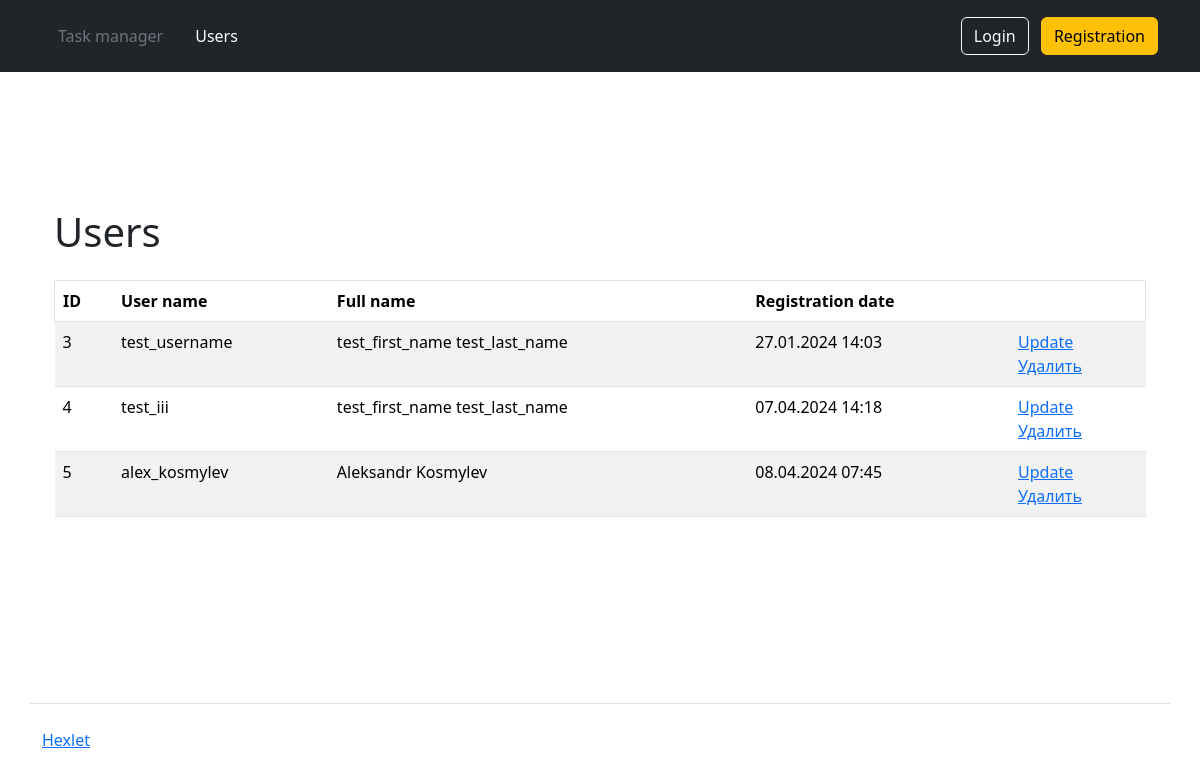
/users/, run on the app's committed database.
### task_manager/users/models.py (models this page shows, shortened)
class CustomUser(AbstractUser):
    class Meta:
        ordering = ["id"]

### task_manager/users/views.py (the view)
# urls.py: path('', IndexView.as_view(), name='index'),
class IndexView(ListView):
    model = CustomUser
    template_name = 'users/users_list.html'

### task_manager/templates/users/users_list.html (shortened to what this page needs)
<!DOCTYPE html>
<html>
{% extends 'layout.html' %}
{% block content %}
{% load i18n %}
      <div class="container-lg mt-3">
        <div class="table-responsive">
          <table class="table table-striped" data-test="users">
            <thead>
              <tr class="border">
                <th>ID</th>
                <th>{% translate "User name" %}</th>
                <th>{% translate "Full name" %}</th>
                <th>{% translate "Registration date" %}</th>
            </thead>
            <h1 class="my-4">
              {% translate "Users" %}
            </h1>
            <tbody>
              {% for user in object_list %}
              <tr>
                <td class="fw-normal">{{ user.id }}</td>
                <td class="fw-normal">{{ user.username}}</td>
                <td class="fw-normal">{{ user.first_name}} {{ user.last_name}}</td>
                <td class="fw-normal">{{ user.date_joined|date:"d.m.Y H:i" }}</td>
                <td>
                  <a href="{% url 'user_update' user.id %}">{% translate "Update" %}</a>
                  <br>
                  <a href="{% url 'user_delete' user.id %}">{% translate "Delete" %}</a>
                </td>
              </tr>
              {% endfor %}
            </tbody>
          </table>
        </div>
      </div>
{% endblock %}

### data on the page
CustomUser: id "3", username "test_username", first_name "test_first_name", last_name "test_last_name", date_joined "27.01.2024 14:03"
CustomUser: id "4", username "test_iii", first_name "test_first_name", last_name "test_last_name", date_joined "07.04.2024 14:18"
CustomUser: id "5", username "alex_kosmylev", first_name "Aleksandr", last_name "Kosmylev", date_joined "08.04.2024 07:45"
